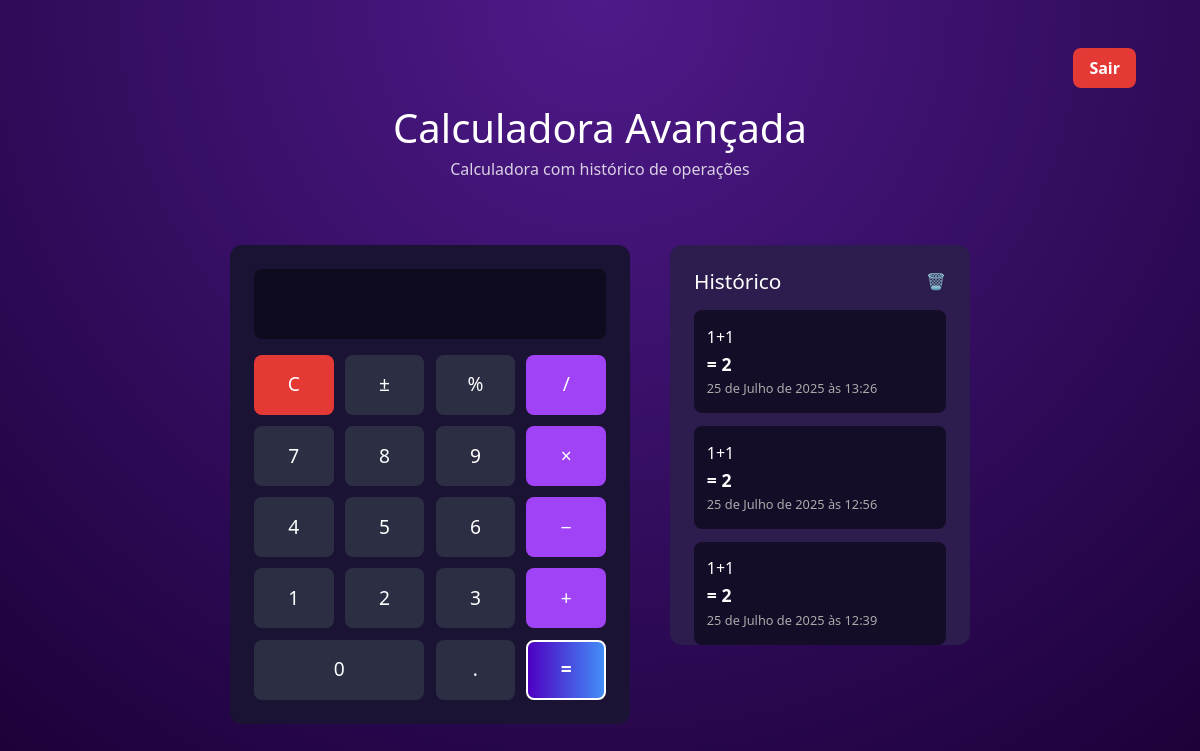
Before: /calculadora/ (signed in) with the older database file.
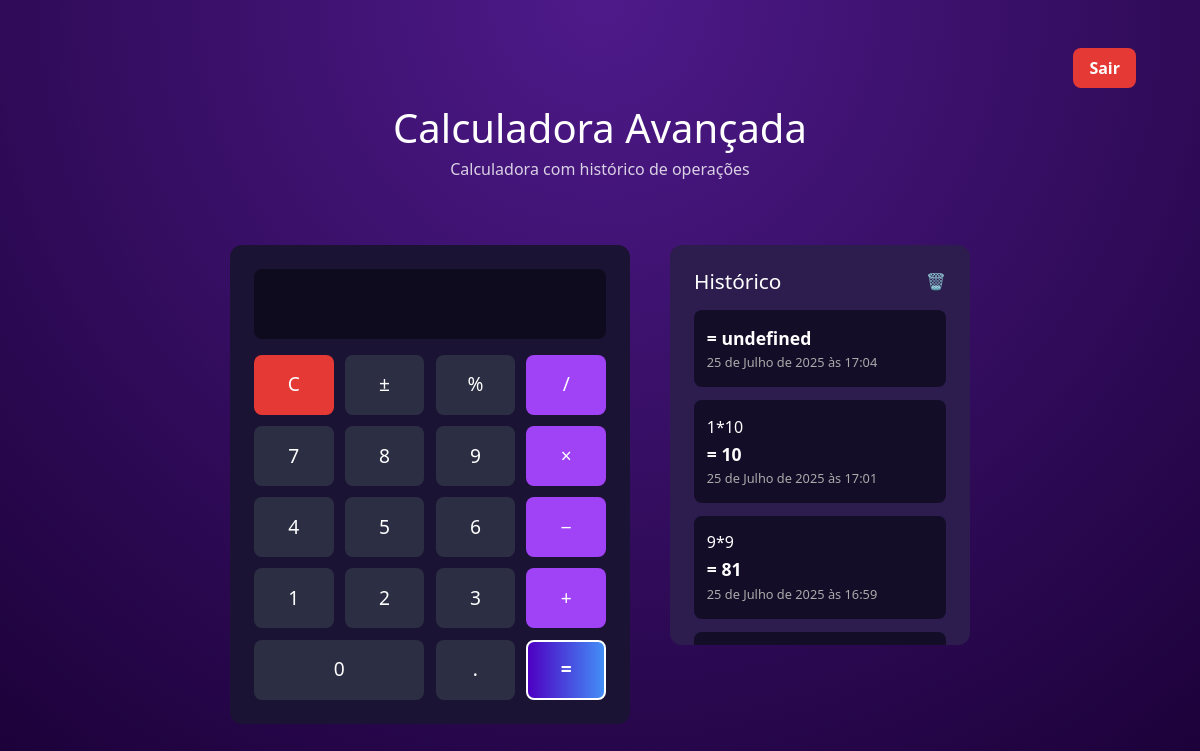
After: the same page with the newer database file.
### calculadora/models.py (models this page shows, shortened)
class Operacao(models.Model):
    idOperation = models.IntegerField(primary_key=True)
    idUser = models.ForeignKey(Usuario, on_delete=models.CASCADE)
    parameters = models.CharField(max_length=150)
    result = models.CharField(max_length=150)
    dtOfInclusion = models.DateTimeField(auto_now_add=True)

### calculadora/views.py (the view, shortened to what this page needs)
# urls.py: path('calculadora/', views.CalculadoraView.as_view(), name='index'),
class CalculadoraView(LoginRequiredMixin, View):
    def dispatch(self, request, *args, **kwargs):
        if not request.user.is_authenticated:
            messages.error(request, "Você precisa estar logado para acessar esta página.")
            return redirect(f"{self.get_login_url()}")
        return super().dispatch(request, *args, **kwargs)
    def get(self, request):
        service = OperacoesUsuarioLogado(request.user)
        operacoes = service.execute()
        return render(request, 'calculadora.html', context={'operacoes': operacoes})

### calculadora/services/calculadora/OperacoesUsuarioLogado.py (called while the page is built)
    def execute(self):
        operacoes = Operacao.objects.filter(idUser=self.user.id).order_by('-dtOfInclusion')
        return operacoes

### calculadora/templates/calculadora.html (shortened to what this page needs)
{% extends 'base.html'%}
{% load static %}
{% block css %}
<link rel="stylesheet" href="{% static 'calculadora/css/calculadora.css'%}">
{% endblock %}
{% block content%}
<body>
  <header>
    <a href="/logout">Sair</a>
  </header>
  <h1>Calculadora Avançada</h1>
  <p>Calculadora com histórico de operações</p>
  <div class="main-wrapper">
    <div class="calculator">
      <div class="display">{{result}}</div>
      <div class="buttons">
        <button value="c" class="clear">C</button>
        <button value="±">±</button>
        <button value="%">%</button>
        <button value="/" class="operator">/</button>
        <button value="7">7</button>
        <button value="8">8</button>
        <button value="9">9</button>
        <button value="*" class="operator">×</button>
        <button value="4">4</button>
        <button value="5">5</button>
        <button value="6">6</button>
        <button value="-" class="operator">−</button>
        <button value="1">1</button>
        <button value="2">2</button>
        <button value="3">3</button>
        <button value="+" class="operator">+</button>
        <button value="0" class="zero">0</button>
        <button value=".">.</button>
        <button value="=" class="equals">=</button>
      </div>
    </div>
    <div class="history">
      <h2>Histórico <span class="trash">🗑️</span></h2>
      {% for operacao in operacoes%}
      <div class="entry">
        <div>{{operacao.parameters}}</div>
        <div class="result">= {{operacao.result}}</div>
        <div class="time">{{operacao.dtOfInclusion}}</div>
      </div>
      {% endfor %}
    </div>
  </div>
</body>
{% endblock %}

Changed rows visible on the page:
no longer on this page (row edited): Operacao: parameters "1+1", result "2", dtOfInclusion "25 de Julho de 2025 às 13:26"
no longer on this page (row edited): Operacao: parameters "1+1", result "2", dtOfInclusion "25 de Julho de 2025 às 12:56"
no longer on this page (row edited): Operacao: parameters "1+1", result "2", dtOfInclusion "25 de Julho de 2025 às 12:39"
added Operacao: result "undefined", dtOfInclusion "25 de Julho de 2025 às 17:04"
added Operacao: parameters "1*10", result "10", dtOfInclusion "25 de Julho de 2025 às 17:01"
added Operacao: parameters "9*9", result "81", dtOfInclusion "25 de Julho de 2025 às 16:59"
